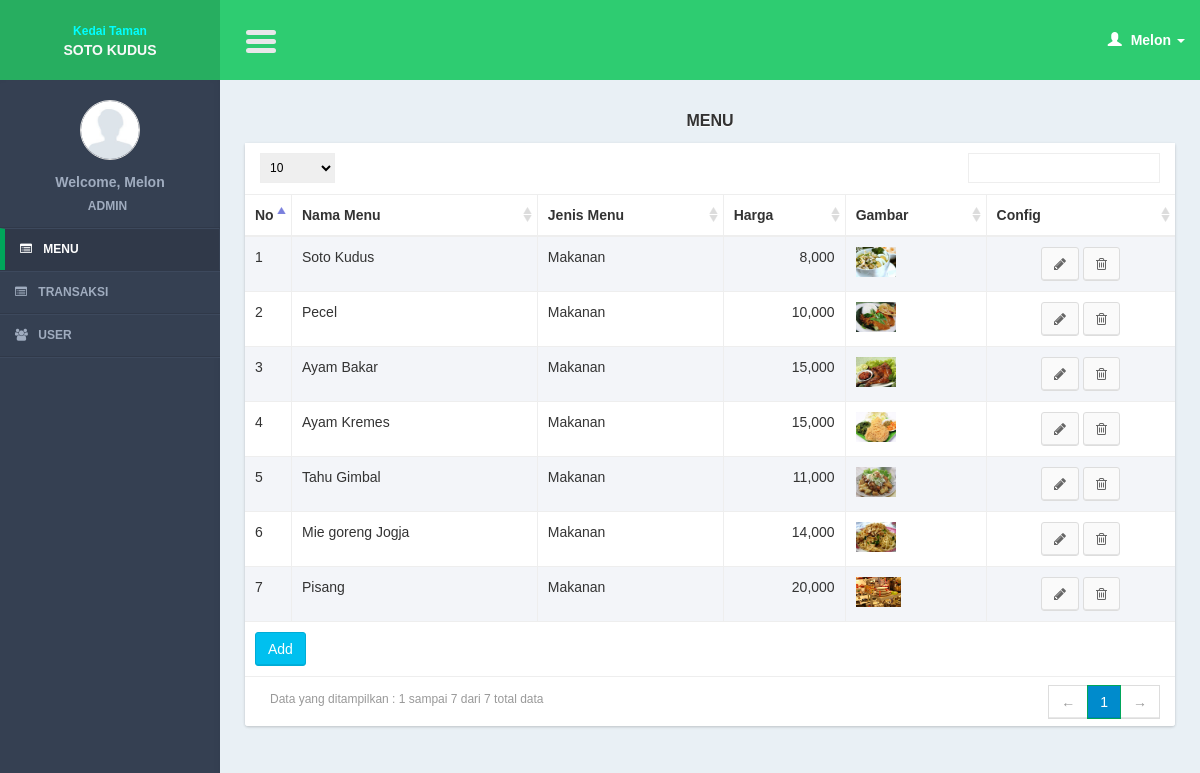
The app's page /controllers/menu.php (signed in) with its own data.
### tables this page shows
CREATE TABLE IF NOT EXISTS `menus` (
`menu_id` int(11) NOT NULL,
  `menu_type_id` int(11) NOT NULL,
  `menu_name` varchar(100) NOT NULL,
  `menu_price` int(11) NOT NULL,
  `menu_img` text NOT NULL
);

CREATE TABLE IF NOT EXISTS `menu_types` (
`menu_type_id` int(11) NOT NULL,
  `menu_type_name` varchar(100) NOT NULL
);

### models/menu_model.php (called while the page is built, shortened)
<?php
function select(){
	$query = mysql_query("select a.* , b.menu_type_name
							from menus a
							join menu_types b on b.menu_type_id = a.menu_type_id
							order by menu_id");
	return $query;
}
?>

### views/menu/list.php (the view, shortened to what this page needs)
     <section class="content">
         <div class="row">
             <div class="col-xs-12">
                  <div class="title_page"> <?= $title ?></div>
                 <div class="box">
                     <div class="box-body2 table-responsive">
                         <table id="example1" class="table table-bordered table-striped">
                             <thead>
                                 <tr>
                                 <th width="5%">No</th>
                                     <th>Nama Menu</th>
                                     <th>Jenis Menu</th>
                                       <th>Harga</th>
                                        <th>Gambar</th>
                                        <th>Config</th>
                                 </tr>
                             </thead>
                             <tbody>
                                 <?php
                                $no = 1;
                                 while($row = mysql_fetch_array($query)){
                                 ?>
                                 <tr>
                                 <td><?= $no?></td>
                                    <td><?= $row['menu_name']?></td>
                                     <td><?= $row['menu_type_name']?></td>
                                     <td><?= tool_format_number($row['menu_price'])?></td>
                                      <td><img src="../img/menu/<?= $row['menu_img']?>" height="30" /></td>
                                   <td style="text-align:center;">
                                         <a href="menu.php?page=form&id=<?= $row['menu_id']?>" class="btn btn-default" ><i class="fa fa-pencil"></i></a>
                                         <a href="javascript:void(0)" onclick="confirm_delete(<?= $row['menu_id']; ?>,'menu.php?page=delete&id=')" class="btn btn-default" ><i class="fa fa-trash-o"></i></a>
                                     </td>
                                 </tr>
                                 <?php
$no++;
                                 }
                                 ?>
                             </tbody>
                               <tfoot>
                                 <tr>
                                     <td colspan="10"><a href="<?= $add_button ?>" class="btn btn-info " >Add</a></td>
                                 </tr>
                             </tfoot>
                         </table>
                     </div>
                 </div>
             </div>
         </div>
     </section>

### controllers/menu.php (shortened to what this page needs)
<?php
include '../lib/function.php';
include '../models/menu_model.php';
$page = (isset($_GET['page'])) ? $_GET['page'] : "list";
$title = ucfirst("menu");
switch ($page) {
	case 'list':
		get_header($title);
		$query = select();
		$add_button = "menu.php?page=form";
		include '../views/menu/list.php';
		get_footer();
	break;
}
?>

### views/layout/header.php (shortened to what this page needs)
<!DOCTYPE html>
<html>
    <head>
        <link href="../css/bootstrap.min.css" rel="stylesheet" type="text/css" />
        <link href="../css/font-awesome.min.css" rel="stylesheet" type="text/css" />
        <link href="../css/ionicons.min.css" rel="stylesheet" type="text/css" />
        <link href="../css/datatables/dataTables.bootstrap.css" rel="stylesheet" type="text/css" />
        <link href="../css/AdminLTE.css" rel="stylesheet" type="text/css" />
        <link href="../css/popModal.css" type="text/css" rel="stylesheet" >
        <link href="../css/preview.css" type="text/css" rel="stylesheet" >
        <link href="../css/iCheck/all.css" rel="stylesheet" type="text/css" />
        <link href="../css/daterangepicker/daterangepicker-bs3.css" rel="stylesheet" type="text/css" />
        <link href="../css/timepicker/bootstrap-timepicker.min.css" rel="stylesheet"/>
       <link href="../css/datepicker/datepicker.css" rel="stylesheet">
       <link rel="stylesheet" type="text/css" href="../css/lookup/bootstrap-select.css">
	   <link rel="stylesheet" type="text/css" href="../css/button/component.css" />
    </head>
    <body class="skin-blue">
        <header class="header">
            <a href="../index.php" class="logo" >
             <table width="100%" border="0" cellspacing="0" cellpadding="0">
              <tr>
                  <td width="86%" align="center"><span style="font-size:12px; font-weight:bold; color:#0FF">Kedai Taman</span><br><span style="font-weight:bold;">SOTO KUDUS</span></td>
              </tr>
            </table>
            </a>
            <nav class="navbar navbar-static-top" role="navigation">
                <a href="#" class="navbar-btn sidebar-toggle" data-toggle="offcanvas" role="button">
                    <span class="icon-bar"></span>
                    <span class="icon-bar"></span>
                    <span class="icon-bar"></span>
                </a>
                <div class="navbar-right">
                    <ul class="nav navbar-nav">
                        <li class="dropdown user user-menu">
                            <a href="#" class="dropdown-toggle" data-toggle="dropdown">
                                <i class="glyphicon glyphicon-user"></i>
                                <span>
                                    <?php
                                        $user_data = get_user_data();
                                        echo $user_data[0];
                                    ?>
                                     <i class="caret"></i></span>
                            </a>
                        </li>
                    </ul>
                </div>
            </nav>
        </header>
        <div class="wrapper row-offcanvas row-offcanvas-left">
            <?php
                include("../views/layout/left_side.php");
            ?>
            <aside class="right-side">

### views/layout/left_side.php (shortened to what this page needs)
<aside class="left-side sidebar-offcanvas">
               <section class="sidebar">
                   <div class="user-panel">
                       <div class="image" style="text-align:center; margin-bottom:10px; margin-top:10px;">
                       	<?php
                            $user_data = get_user_data();
						if($user_data[2]==""){
							$img = "../img/user/default.jpg";
						}else{
							$img = "../img/user/".$user_data[2];
						}
						?>
                           <img src="<?= $img ?>" class="img-circle" alt="User Image" />
                       </div>
                       <div class="info" style="text-align:center;">
                           <p style="color:#a0acbf; ">
                                       <?php
                                       echo "Welcome, ".$user_data[0];
                                       ?>
                               </p>
                           <a style="color:#a0acbf;  "><?= $user_data[1]?></a>
                       </div>
                   </div>
                   <ul class="sidebar-menu">
                  <li <?php if(isset($_SESSION['menu_active']) && $_SESSION['menu_active'] == 1){ echo "class='active'"; } ?>>
                           <a href="menu.php">
                                <i class="fa fa-list-alt"></i>
                               <span>Menu</span>
                           </a>
                 </li>
                  <li <?php if(isset($_SESSION['menu_active']) && $_SESSION['menu_active'] == 2){ echo "class='active'"; } ?>>
                           <a href="transaction.php">
                                <i class="fa fa-list-alt"></i>
                               <span>Transaksi</span>
                           </a>
                 </li>
                   <?php
                   if($_SESSION['user_type_id'] == 1){
				?>
                 <li <?php if(isset($_SESSION['menu_active']) && $_SESSION['menu_active'] == 7){ echo "class='active'"; } ?>>
                           <a href="user.php">
                               <i class="fa fa-users"></i>
                               <span>User</span>
                           </a>
                 </li>
                <?php
				}
			 ?>
                   </ul>
               </section>
           </aside>

### lib/function.php (shortened to what this page needs)
<?php
function get_header($title = ""){
	include '../views/layout/header.php';
}
function get_footer($query_find = 0){
	include '../views/layout/footer.php';
}
function get_user_data(){
	$query_user = mysql_query("select * from users where user_id = '".$_SESSION['user_id']."'");
	$row_user = mysql_fetch_object($query_user);
	$name = ucfirst($row_user->user_name);
	switch($row_user->user_type_id){
		case 1: $type = "Admin"; break;
	}
	$user_img = $row_user->user_img;
	return array($name, $type, $user_img);
}
function tool_format_number($data){
	$data = number_format($data, 0);
	$data = "<div style='text-align:right'>".$data."</div>";
	return $data;
}
	?>

### views/layout/footer.php (shortened to what this page needs)
            </aside>
        </div>
    </body>
</html>

### records on screen
menus: menu_name "Soto Kudus", menu_type.menu_type_name "Makanan", menu_price "8,000", menu_img (picture)
menus: menu_name "Pecel", menu_type.menu_type_name "Makanan", menu_price "10,000", menu_img (picture)
menus: menu_name "Ayam Bakar", menu_type.menu_type_name "Makanan", menu_price "15,000", menu_img (picture)
menus: menu_name "Ayam Kremes", menu_type.menu_type_name "Makanan", menu_price "15,000", menu_img (picture)
menus: menu_name "Tahu Gimbal", menu_type.menu_type_name "Makanan", menu_price "11,000", menu_img (picture)
menus: menu_name "Mie goreng Jogja", menu_type.menu_type_name "Makanan", menu_price "14,000", menu_img (picture)
menus: menu_name "Pisang", menu_type.menu_type_name "Makanan", menu_price "20,000", menu_img (picture)

### other values on screen
$user_data[0] "Melon"
$user_data[1] "ADMIN"
$title "MENU"
